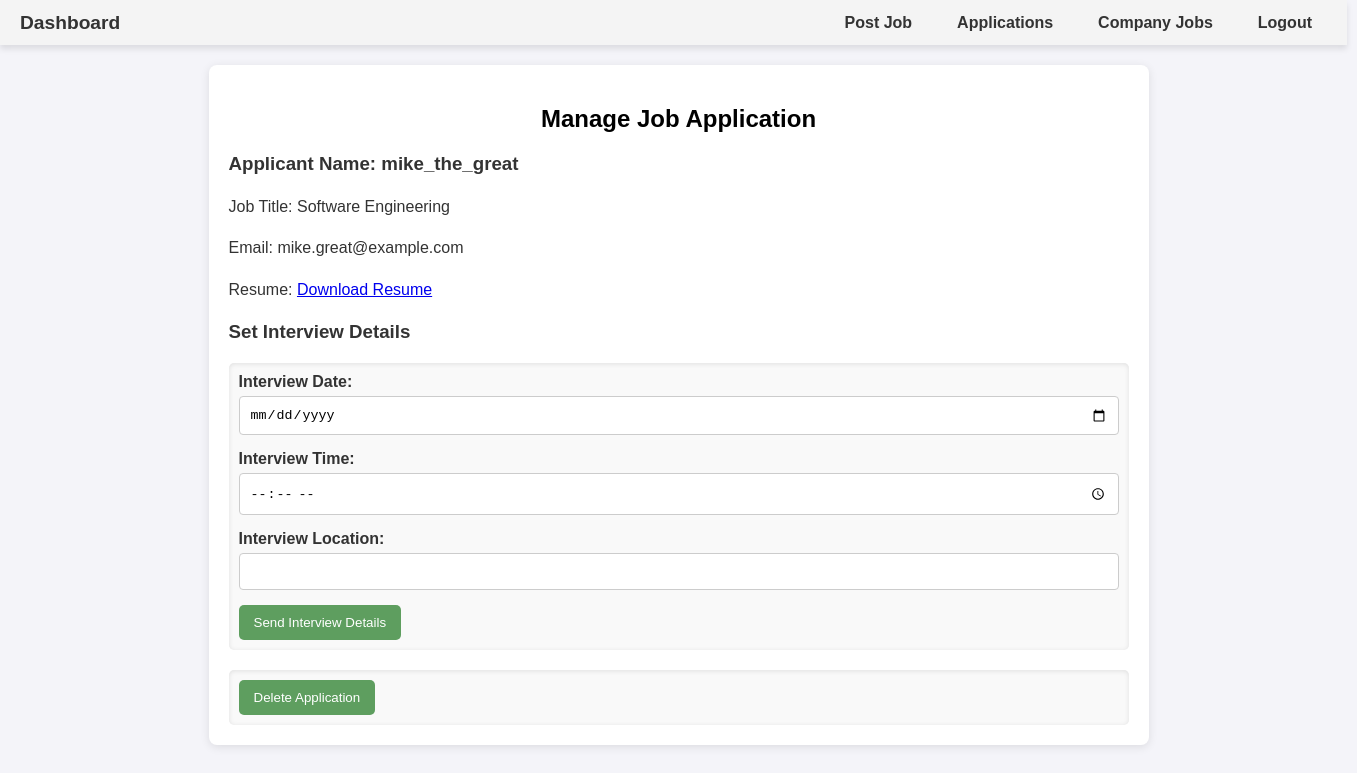
Screenshot of /companies/manage_application/18/ (signed in) with the database file from the repository.
### employees/models.py (models this page shows, shortened)
class AppliedJob(models.Model):
    user = models.ForeignKey(settings.AUTH_USER_MODEL, on_delete=models.CASCADE)
    job = models.ForeignKey(Job, on_delete=models.CASCADE)
    resume = models.FileField(upload_to='resumes/', null=True, blank=True)
    status = models.CharField(max_length=50, default='Pending')
    interview_date = models.DateField(null=True, blank=True)
    interview_time = models.TimeField(null=True, blank=True)
    interview_location = models.CharField(max_length=255, null=True, blank=True)

### accounts/models.py (models this page shows, shortened)
class CustomUser(AbstractUser):
    ROLE_CHOICES = (
        ('company', 'Company'),
        ('employee', 'Employee'),
    )
    role = models.CharField(max_length=10, choices=ROLE_CHOICES, default='employee')

### companies/models.py (models this page shows, shortened)
class Job(models.Model):
    title = models.CharField(max_length=255)
    description = models.TextField()
    company = models.ForeignKey(settings.AUTH_USER_MODEL, on_delete=models.CASCADE, related_name='jobs')  # Use AUTH_USER_MODEL
    required_skills = models.CharField(max_length=255, blank=True, null=True)
    experience = models.CharField(max_length=100, blank=True, null=True)
    qualifications = models.CharField(max_length=255, blank=True, null=True)
    age = models.PositiveIntegerField(blank=True, null=True)
    posted_at = models.DateTimeField(auto_now_add=True)

### companies/views.py (the view, shortened to what this page needs)
# urls.py: path('manage_application/<int:application_id>/', views.manage_application, name='manage_application'),    path('company/jobs/', views.company_jobs, name='company_jobs'),  # Page to display company job
@login_required
def manage_application(request, application_id):
    application = get_object_or_404(AppliedJob, id=application_id)
    return render(request, 'companies/manage_application.html', {'application': application})

### companies/templates/companies/manage_application.html (shortened to what this page needs)
<!DOCTYPE html>
<html lang="en">
<head>
</head>
<body>
<nav>
    <div class="company-name">
        <a href="{% url 'company_dashboard' %}" style="text-decoration: none; color: inherit;">Dashboard</a>
    </div>     <ul>
      <li><a href="{% url 'post_job' %}">Post Job</a></li>
      <li><a href="{% url 'applications' %}">Applications</a></li>
      <li><a href="{% url 'company_jobs' %}">Company Jobs</a></li>
      <li><a href="{% url 'logout_company' %}">Logout</a></li>
    </ul>
</nav>
<div class="applications-container">
    <h2>Manage Job Application</h2>
    <div class="application-details">
        <h3>Applicant Name: {{ application.user.username }}</h3>
        <p>Job Title: {{ application.job.title }}</p>
        <p>Email: {{ application.user.email }}</p>
        <p>Resume:
           {% if application.resume %}
               <a href="{{ application.resume.url }}" target="_blank">Download Resume</a>
           {% else %}
               No resume uploaded.
           {% endif %}
       </p>
    </div>
    <h3>Set Interview Details</h3>
    <form method="POST">
        <label for="interview_date">Interview Date:</label>
        <input type="date" id="interview_date" name="interview_date" required><br>
        <label for="interview_time">Interview Time:</label>
        <input type="time" id="interview_time" name="interview_time" required><br>
        <label for="interview_location">Interview Location:</label>
        <input type="text" id="interview_location" name="interview_location" required><br>
        <button type="submit" name="send_interview">Send Interview Details</button>
    </form>
    <form method="POST">
       <button type="submit" name="delete" class="delete-button">Delete Application</button>
   </form>
</div>
</body>
</html>

### companies/templates/companies/manage_application.html (style rules this page uses)
body { font-family: Arial, sans-serif; background-color: #f4f4f9; margin: 0; color: #333; }
nav { width: 1307px; background-color: #f4f4f4; padding: 10px 20px; display: flex; justify-content: space-between; align-items: center; box-shadow: 0 4px 6px rgba(0, 0, 0, 0.1); height: 25px; margin-bottom: 20px; }
nav .company-name { font-size: 1.2rem; font-weight: bold; color: #333; }
nav ul { list-style-type: none; display: flex; gap: 15px; }
nav ul li { font-size: 1rem; font-weight: bold; }
nav ul li a { text-decoration: none; color: #333; padding: 10px 15px; border-radius: 4px; transition: background-color 0.3s ease, color 0.3s ease; }
.applications-container { width: 900px; margin: auto; background: white; border-radius: 8px; box-shadow: 0 2px 10px rgba(0, 0, 0, 0.1); padding: 20px; }
h2 { text-align: center; color:black; }
h3 { color: #333; }
p { line-height: 1.6; }
.delete-button, button { background-color: #5e9e5f; color: white; border: none; padding: 10px 15px; border-radius: 5px; cursor: pointer; }
form { margin-top: 20px; padding: 10px; border-radius: 5px; background-color: #f9f9f9; box-shadow: inset 0 1px 5px rgba(0, 0, 0, 0.1); }
label { display: block; margin-bottom: 5px; font-weight: bold; }
input[type="date"], input[type="time"], input[type="text"] { width: calc(100% - 22px); padding: 10px; margin-bottom: 15px; border-radius: 4px; border: 1px solid #ccc; transition: border-color 0.3s ease; }

### rows the page displays
AppliedJob: user.username "mike_the_great", job "Software Engineering", user.email "mike.great@example.com"
